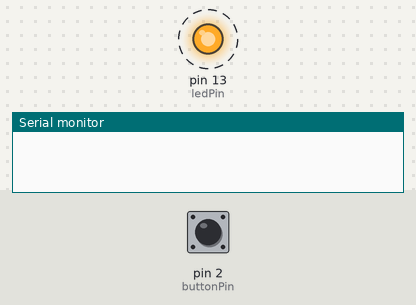
The sketch below on a simulated Arduino Uno, built with avr-gcc and run on an emulated ATmega328P. On the bench: output pins drawn as LEDs (lit = HIGH), the last lines printed to the serial monitor. Dashed ring = blinking. Inputs (shaded band) come from the test bench; at power-on: pin 2 (buttonPin) LOW.

Above: at 4.8 s.
4.9 s: pin 2 (buttonPin) pulled HIGH for 2.35 s
At 5.3 s:
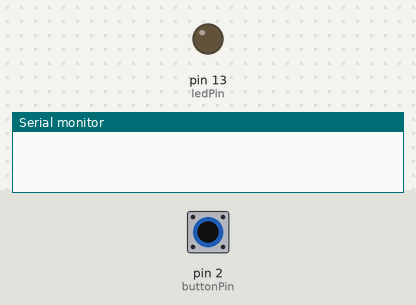
At 6.4 s:
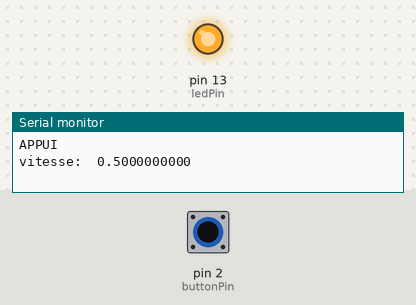
Timing chart, 0 to 14.7 s (numbered marks = the images above; inputs shaded):
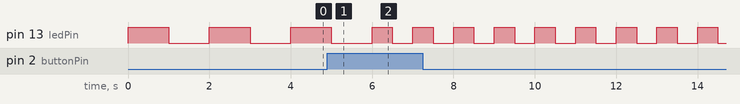

The sketch:

Circuit_03_Pushbutton.ino
```cpp
/*
  Détection de changement d'état d'un bouton poussoir
  (détection de front)

   La plupart du temps, il n'est pas nécessaire de connaître l'état d'un bouton poussoir
  à tout moment, mais seulement si l'état du bouton poussoir a été modifié.
  Par exemple, on voudra savoir si un bouton poussoir est passé de l'état BAS à l'état HAUT.
  Ceci est appelé détection de changement d'état, ou détection de front.

 Cet exemple montre comment détecter quand un bouton poussoir change d'état.

 Le montage :
 * un bouton poussoir connecté entre la broche 2 et le +5V
 * une résistance de 10Kohms entre la broche 2 et le 0V (masse)
 * une LED entre la broche 13et la masse (intégrée à la carte Arduino)

  créé 27 Sep 2005
  modifié 30 Dec 2009
 par Tom Igoe

 Cet exemple est dans le domaine public.
 Traduction française par X. HINAULT.

 http://arduino.cc/en/Tutorial/ButtonStateChange

 */

// Les constantes ne changent pas durant le programme.
// Utilisée ici pour définir la numéro de la broche :

const int  buttonPin = 2;     // crée un identifiant pour la broche utilisée avec le bouton poussoir
const int ledPin = 13;       // crée un identifiant pour la broche utilisée avec la LED


// Les variables sont modifiées au cours du programme
int buttonPushCounter = 0;   // variable pour le comptage du nombre d'appuis sur le bouton poussoir
int buttonState = 0;         //Variable pour l'état actuel du bouton poussoir
int lastButtonState = 0;     // Variable pour l'état précédent du bouton poussoir
double speedTime = 1;
double speedCalc = 1000;

void setup() {
  // met la broche en entrée
  pinMode(buttonPin, INPUT);
 // met la broche en sortie
  pinMode(ledPin, OUTPUT);
  // initialise la communication série
  // Attention : utiliser la meme vitesse de communication pour le Terminal Série
  Serial.begin(9600);
}


void loop() {
  // lit l'état actuel du bouton poussoir et le mémorise dans la variable
  buttonState = digitalRead(buttonPin);

  // compare l'état actuel du bouton poussoir à l'état précédent mémorisé
  if (buttonState != lastButtonState) {
    // si l'état du bouton poussoir a changé et est HAUT, on incrémente la variable de comptage
    if (buttonState == HIGH) {
      // si l'état actuel du bouton est HAUT
      // il est passé de BAS  à HAUT
      // buttonPushCounter++;
      speedTime = speedTime/2;
      if (speedTime == 0.0078125000) {
        speedTime = 1;
      }
      // affiche les messages sur le PC
      Serial.println("APPUI");
      Serial.print("vitesse:  ");
      Serial.println(speedTime, DEC); // affiche la valeur au format décimal
    }
    else {
      // si le bouton courant est BAS
      // il est passé de HAUT à BAS :
      Serial.println("PAS D'APPUI");
    }

    //mémorise l'état courant du bouton poussoir
    //pour les prochains passages dans la boucle loop
    lastButtonState = buttonState;
  }

  // allume la LED tous les 4 appuis
  // en utilisant la fonction modulo (symbole %)
  // qui fournit le reste de la division
  // par 4 de la variable de comptage
  // si le reste vaut 0, la variable de comptage
  // est un multiple de 4
  speedCalc = speedTime * 1000;
  digitalWrite(ledPin, HIGH);   // Turn on the LED
  delay(speedCalc);              // Wait for one second
  digitalWrite(ledPin, LOW);    // Turn off the LED
  delay(speedCalc);
}
```

Measured:
- by itself, pin 13 (ledPin): repeats every 1.0 s: HIGH 0.50 s, LOW 0.50 s
